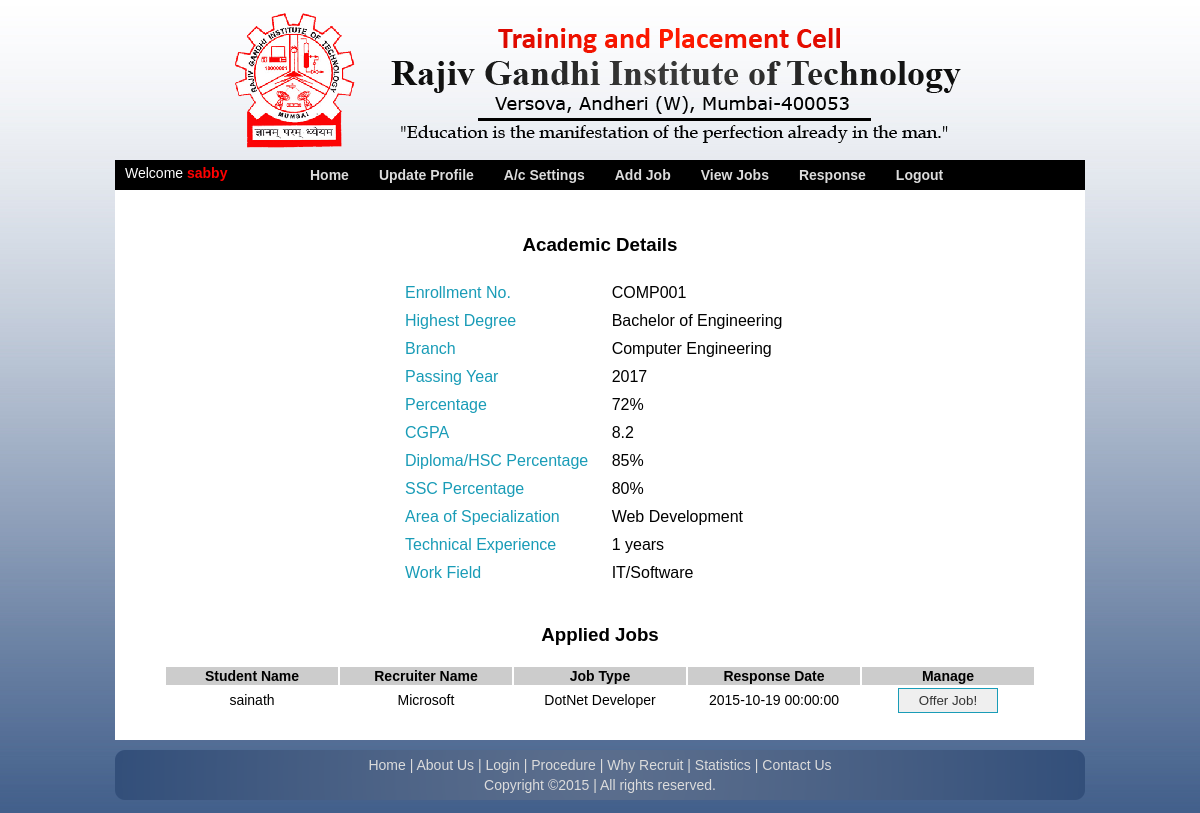
Page /Recruiter/frmFullInformationaboutJobseeker.php?ID=sainath (signed in) on the committed database.
### tables this page shows
CREATE TABLE IF NOT EXISTS `tbl_jobseekeracademicdetails` (
  `JobSeekerID` varchar(50) NOT NULL,
  `EnrollmentNo` varchar(100) NOT NULL,
  `HighestDegree` varchar(50) NOT NULL,
  `Branch` varchar(50) NOT NULL,
  `PassingYear` int(11) DEFAULT NULL,
  `Percentage` float DEFAULT NULL,
  `CGPA` float DEFAULT NULL,
  `DiplomaHSCPercentage` float NOT NULL,
  `SSCPercentage` float NOT NULL,
  `AreaOfSpecialization` varchar(100) DEFAULT NULL,
  `TechnicalExperience` varchar(50) DEFAULT NULL,
  `WorkField` varchar(50) DEFAULT NULL,
  UNIQUE KEY `JobSeekerID` (`JobSeekerID`)
);

CREATE TABLE IF NOT EXISTS `tbl_jobseekerresponsetorecruiter` (
  `rid` int(11) NOT NULL AUTO_INCREMENT,
  `JobSeekerID` varchar(50) NOT NULL,
  `RecruiterName` varchar(50) NOT NULL,
  `JobID` varchar(50) NOT NULL,
  `DateOfResponse` datetime DEFAULT NULL,
  PRIMARY KEY (`rid`),
  KEY `JobSeekerID` (`JobSeekerID`)
);

### Recruiter/frmFullInformationaboutJobseeker.php (the view, shortened to what this page needs)
<?php
	$con = mysqli_connect("localhost", "root", "", "placement") or die("Failed to connect MySQL: " . mysqli_error());
	$id = $_GET['ID'];
	$getStudentByID = mysqli_query($con, "SELECT * FROM tbl_jobseekeracademicdetails WHERE JobSeekerID='$id'");
	$row = mysqli_fetch_array($getStudentByID);
?>
<!doctype html>
<html>
<head>
<link rel="stylesheet" type="text/css" href="../_assets/css/style2.css" />
</head>
<body>
<div id="header"></div>
<div id="section">
<div id="statusbar">
<div class="welcome-text">Welcome <?php
	if(isset($_SESSION['username']))
	{
    echo "<span>" .$_SESSION['username']. "</span>";
	}
	else
	{
		echo "<span>Guest</span>";
	}
	?></div>
<div class="drop">
<ul class="drop_menu">
<li><a href='recruiter_panel.php'>Home</a></li>
<li><a href='frmRecruiterUpdateProfile.php'>Update Profile</a></li>
<li><a href='frmRecruiterProfileSettings.php'>A/c Settings</a></li>
<li><a href='frmAddJobs.php'>Add Job</a></li>
<li><a href='frmViewJobs.php'>View Jobs</a></li>
<li><a href='frmJobSeekerResponseToRecruiter.php'>Response</a></li>
<li><a href="../logout.php">Logout</a></li>
</ul>
</div>
</div>
<div id="innersection">
<table cellspacing="2" cellpadding="5" style="border-collapse:collapse; width:400px; margin-left:auto; margin-right:auto;">
<tr>
<td colspan="2"><h3 style="text-align:center">Academic Details</h3></td>
</tr>
<tr>
<td><label class="labels">Enrollment No.</label></td>
<td><?php echo $row['EnrollmentNo'];?></td>
</tr>
<tr>
<td><label class="labels">Highest Degree</label></td>
<td><?php echo $row['HighestDegree']; ?></td>
</tr>
<tr>
<td><label class="labels">Branch</label></td>
<td><?php echo $row['Branch']; ?></td>
</tr>
<tr>
<td><label class="labels">Passing Year</label></td>
<td><?php echo $row['PassingYear']; ?></td>
</tr>
<tr>
<td><label class="labels">Percentage</label></td>
<td><?php echo $row['Percentage']; ?>%</td>
</tr>
<tr>
<td><label class="labels">CGPA</label></td>
<td><?php echo $row['CGPA']; ?></td>
</tr>
<tr>
<td><label class="labels">Diploma/HSC Percentage</label></td>
<td><?php echo $row['DiplomaHSCPercentage']; ?>%</td>
</tr>
<tr>
<td><label class="labels">SSC Percentage</label></td>
<td><?php echo $row['SSCPercentage']; ?>%</td>
</tr>
<tr>
<td><label class="labels">Area of Specialization</label></td>
<td><?php echo $row['AreaOfSpecialization']; ?></td>
</tr>
<tr>
<td><label class="labels">Technical Experience</label></td>
<td><?php echo $row['TechnicalExperience']; ?> years</td>
</tr>
<tr>
<td><label class="labels">Work Field</label></td>
<td><?php echo $row['WorkField']; ?></td>
</tr>
</table><br />
<tr>
<td colspan="5"><h3 style="text-align:center">Applied Jobs</h3></td>
</tr>
<table style="margin-left:auto; margin-right:auto; font-size:14px; text-align:center;">
	<tr style="background-color:#ccc;">
      <td style="width:170px;"><strong>Student Name</strong></td>
      <td style="width:170px;"><strong>Recruiter Name</strong></td>
      <td style="width:170px;"><strong>Job Type</strong></td>
      <td style="width:170px;"><strong>Response Date</strong></td>
      <td style="width:170px;"><strong>Manage</strong></td>
    </tr>
    <?php
	$con = mysqli_connect("localhost", "root", "", "placement")
    or die("Failed to connect MySQL: " . mysqli_error());
	$color1 = "#ebebeb";
	$color2 = "#ffffff";
	$rowCount = 0;
	$username = $_SESSION['username'];
	$RecruiterName = mysqli_query($con, "SELECT * FROM tbl_recruiterorganisationdetails WHERE username='$username'");
    $row = mysqli_fetch_assoc($RecruiterName);
	$orgname = $row['OrganizationName'];
	$sql = mysqli_query($con, "SELECT * FROM tbl_jobseekerresponsetorecruiter WHERE RecruiterName='$orgname' ORDER BY JobID ASC");
	while ($row = mysqli_fetch_array($sql))
	{
		$rowColor = ($rowCount % 2) ? $color1 : $color2;
	?>
    <tr style="background-color:<?php echo $rowColor ?>;">
      <td><?php echo $row['JobSeekerID']; ?></td>
      <td><?php echo $row['RecruiterName']; ?></td>
      <td><?php echo $row['JobID']; ?></td>
      <td><?php echo $row['DateOfResponse']; ?></td>
      <td class="labels"><a href="frmOfferJobl.php?ID=<?php echo $row['JobSeekerID']; ?>"><input type="button" class="btn1" value="Offer Job!"/></a></td>
    </tr>
	<?php
	$rowCount ++;
	}
	 ?>
     <tr>
    <td colspan="5" style="text-align:center"><?php
      ?></td>
    </tr>
</table>
</div>
</div>
<div class="footer">
<a href="#">Home</a> | <a href="#">About Us</a> | <a href="#">Login</a> | <a href="#">Procedure</a> | <a href="#">Why Recruit</a> | <a href="#">Statistics</a> | <a href="#">Contact Us</a><br />
Copyright ©2015 | All rights reserved.
</div>
</body>
</html>

### _assets/css/style2.css (style rules this page uses)
body { margin-left:auto; margin-right:auto; margin-top:0; background-image:url(../images/bg.jpg); background-repeat:repeat-x; width:970px; font-family:Arial; }
#header { background-image:url(../images/collegebanner.png); background-repeat:no-repeat; width:970px; height:150px; margin-bottom:10px; }
#innersection { padding:20px; }
#section { width: 970px; height: auto; float: left; background-color: #fff; margin-bottom: 10px; }
.footer { background-image:url(../images/footer.png); background-repeat:no-repeat; width:970px; height:50px; color:#dcdcdc; clear:both; text-align:center; font-family:Arial; font-size:14px; padding-top:5px; line-height:20px; }
.footer a:link, .footer a:visited, .footer a:active { color:#dcdcdc; text-decoration:none; }
a:link, a:visited, a:active { color:#0000ff; text-decoration:none; }
#statusbar { background-color:#000000; height:30px; }
.welcome-text { font-size:14px; color:#ffffff; padding-left:10px; padding-top:5px; float:left; }
.welcome-text span { font-weight:bold; color:#FF0000; }
.drop_menu { background:#000000; padding:0; margin:0; list-style-type:none; height:30px; margin-left:180px; }
.drop_menu li { float:left; }
.drop_menu li a { padding:7px 15px; display:block; color:#dcdcdc; text-decoration:none; font-weight:bold; font-size:14px; }
.labels { color:#199cb7; font-size:16px; }
.labels a { color:#199cb7; text-decoration:none; }
.btn1 { border:1px solid #199cb7; color:#333; height:25px; width:100px; }

### rows in the picture
tbl_jobseekeracademicdetails: EnrollmentNo "COMP001", HighestDegree "Bachelor of Engineering", Branch "Computer Engineering", PassingYear "2017", Percentage "72", CGPA "8.2", DiplomaHSCPercentage "85", SSCPercentage "80", AreaOfSpecialization "Web Development", TechnicalExperience "1", WorkField "IT/Software"
tbl_jobseekerresponsetorecruiter: JobSeekerID "sainath", RecruiterName "Microsoft", JobID "DotNet Developer", DateOfResponse "2015-10-19 00:00:00"

### other values in the picture
$_SESSION['username'] "sabby"
